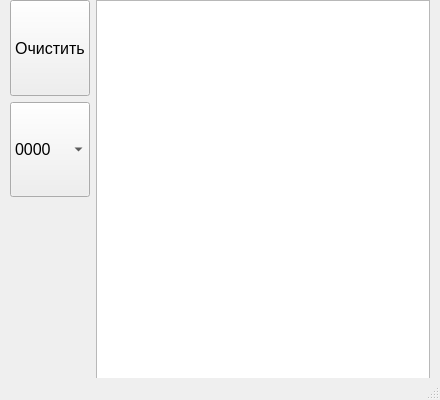
<?xml version="1.0" encoding="UTF-8"?>
<ui version="4.0">
 <class>MainWindow</class>
 <widget class="QMainWindow" name="MainWindow">
  <property name="geometry">
   <rect>
    <x>0</x>
    <y>0</y>
    <width>440</width>
    <height>400</height>
   </rect>
  </property>
  <property name="windowTitle">
   <string>MainWindow</string>
  </property>
  <widget class="QWidget" name="centralwidget">
   <widget class="QWidget" name="gridLayoutWidget">
    <property name="geometry">
     <rect>
      <x>-10</x>
      <y>0</y>
      <width>440</width>
      <height>400</height>
     </rect>
    </property>
    <layout class="QGridLayout" name="gridLayout">
     <item row="0" column="1">
      <widget class="QPushButton" name="pushButton_3">
       <property name="sizePolicy">
        <sizepolicy hsizetype="Minimum" vsizetype="Ignored">
         <horstretch>0</horstretch>
         <verstretch>0</verstretch>
        </sizepolicy>
       </property>
       <property name="font">
        <font>
         <pointsize>12</pointsize>
        </font>
       </property>
       <property name="text">
        <string>Очистить</string>
       </property>
      </widget>
     </item>
     <item row="0" column="2" rowspan="4">
      <widget class="QListWidget" name="listWidget"/>
     </item>
     <item row="1" column="1">
      <widget class="QComboBox" name="comboBox">
       <property name="sizePolicy">
        <sizepolicy hsizetype="Minimum" vsizetype="Expanding">
         <horstretch>0</horstretch>
         <verstretch>0</verstretch>
        </sizepolicy>
       </property>
       <property name="font">
        <font>
         <pointsize>12</pointsize>
         <weight>50</weight>
         <italic>false</italic>
         <bold>false</bold>
         <underline>false</underline>
         <strikeout>false</strikeout>
         <stylestrategy>PreferDefault</stylestrategy>
         <kerning>true</kerning>
        </font>
       </property>
       <property name="focusPolicy">
        <enum>Qt::NoFocus</enum>
       </property>
       <property name="frame">
        <bool>true</bool>
       </property>
       <item>
        <property name="text">
         <string>0000</string>
        </property>
       </item>
       <item>
        <property name="text">
         <string>0001</string>
        </property>
       </item>
      </widget>
     </item>
     <item row="0" column="0">
      <spacer name="verticalSpacer_2">
       <property name="orientation">
        <enum>Qt::Vertical</enum>
       </property>
       <property name="sizeHint" stdset="0">
        <size>
         <width>20</width>
         <height>40</height>
        </size>
       </property>
      </spacer>
     </item>
     <item row="2" column="0">
      <spacer name="verticalSpacer_6">
       <property name="orientation">
        <enum>Qt::Vertical</enum>
       </property>
       <property name="sizeHint" stdset="0">
        <size>
         <width>20</width>
         <height>40</height>
        </size>
       </property>
      </spacer>
     </item>
     <item row="3" column="1">
      <spacer name="verticalSpacer_6">
       <property name="orientation">
        <enum>Qt::Vertical</enum>
       </property>
       <property name="sizeHint" stdset="0">
        <size>
         <width>20</width>
         <height>40</height>
        </size>
       </property>
      </spacer>
     </item>
    </layout>
   </widget>
  </widget>
  <widget class="QStatusBar" name="statusbar"/>
 </widget>
 <resources/>
 <connections/>
</ui>
